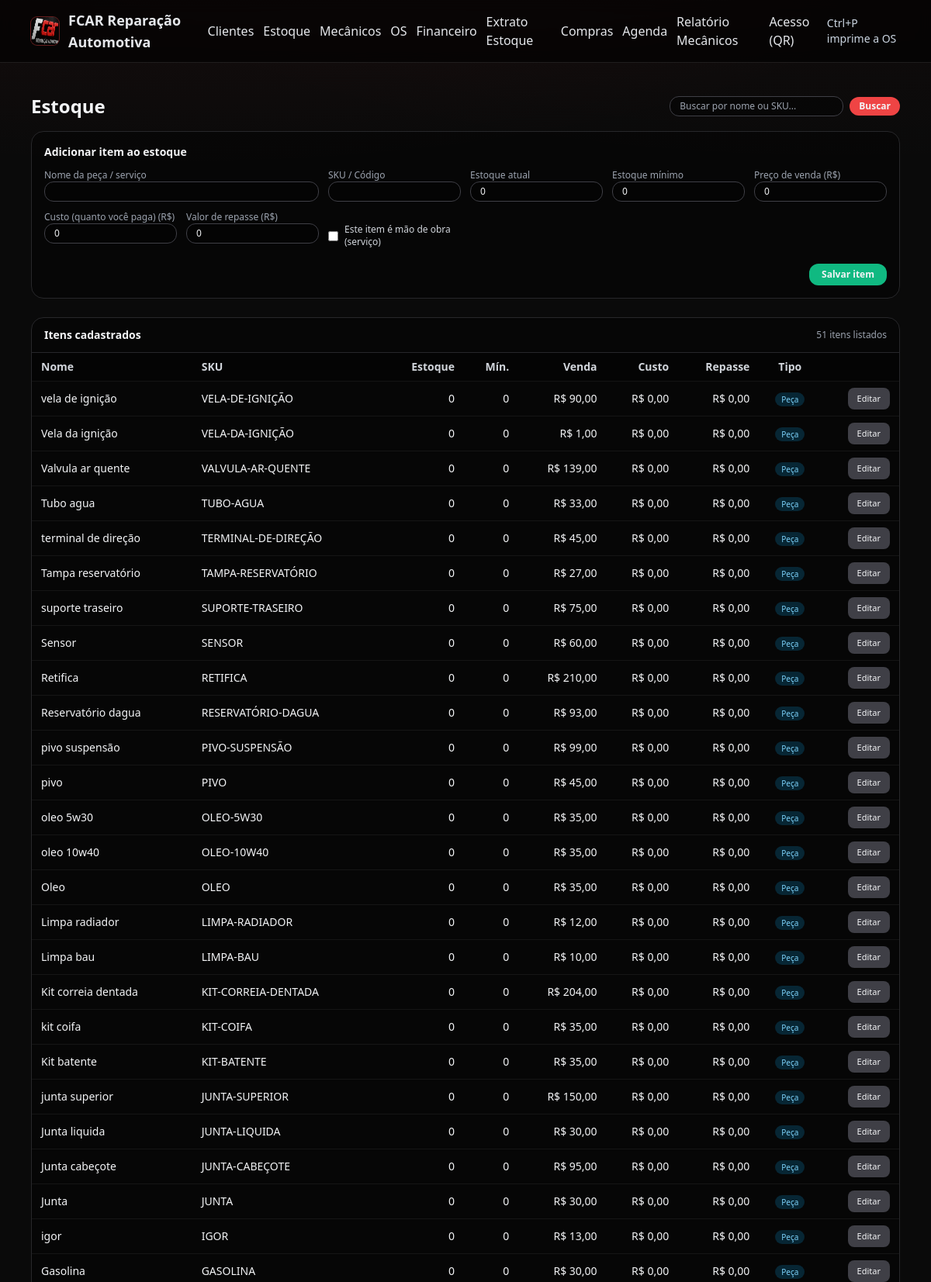
The page /estoque (upper part) on the database its author committed.
### tables this page shows
CREATE TABLE inventory(
    id INTEGER PRIMARY KEY AUTOINCREMENT,
    name TEXT NOT NULL,
    sku TEXT UNIQUE,
    stock INTEGER NOT NULL DEFAULT 0,
    min_stock INTEGER NOT NULL DEFAULT 0,
    price REAL NOT NULL DEFAULT 0,
    is_labor INTEGER NOT NULL DEFAULT 0,
    cost_price REAL NOT NULL DEFAULT 0,
    repasse_value REAL NOT NULL DEFAULT 0
);

### app.py (the view, shortened to what this page needs)
@login_required
@app.route("/estoque", methods=["GET","POST"])
def estoque():
    db = get_db()
    q = request.args.get("q","").strip()
    if q:
        rows = db.execute(
            """
            SELECT * FROM inventory
            WHERE name LIKE ? OR sku LIKE ?
            ORDER BY name
            """,
            (f"%{q}%", f"%{q}%"),
        ).fetchall()
    else:
        rows = db.execute("SELECT * FROM inventory ORDER BY id DESC LIMIT 200").fetchall()
    return render_template("estoque.html", rows=rows, q=q, title="Estoque")

### app.py (called while the page is built)
def get_db():
    db = getattr(g, "_db", None)
    if db is None:
        try:
            d = os.path.dirname(DB_PATH)
            if d:
                os.makedirs(d, exist_ok=True)
        except Exception:
            pass
        db = g._db = sqlite3.connect(DB_PATH)
        db.row_factory = sqlite3.Row
    return db

def fmt_money(v):
    return f"R$ {v:,.2f}".replace(",", "X").replace(".", ",").replace("X", ".")

@app.context_processor
def inject_flags():
    try:
        from flask import current_app
        has_acesso = ("acesso" in current_app.view_functions)
    except Exception:
        has_acesso = False
    username = session.get("username")
    return dict(has_acesso=has_acesso, username=username)

### templates/estoque.html (shortened to what this page needs)
{% extends "base.html" %}
{% block body %}
<div class="max-w-6xl mx-auto py-6 text-gray-100">
  <div class="flex items-center justify-between mb-4">
    <h1 class="text-2xl font-semibold">Estoque</h1>
    <form method="get" class="flex items-center gap-2 text-sm">
      <input type="text" name="q" placeholder="Buscar por nome ou SKU..."
             value="{{ q }}"
             class="rounded-xl bg-black/40 border border-zinc-700 px-3 py-1 text-xs w-56">
      <button type="submit"
              class="px-3 py-1 rounded-xl bg-red-500 hover:bg-red-600 text-xs font-semibold">
        Buscar
      </button>
    </form>
  </div>
  <div class="rounded-2xl bg-black/40 border border-zinc-800 p-4 mb-6 text-sm">
    <h2 class="text-sm font-semibold mb-3">Adicionar item ao estoque</h2>
    <form method="post" class="grid grid-cols-1 md:grid-cols-6 gap-3">
      <div class="md:col-span-2">
        <label class="block text-xs text-gray-400">Nome da peça / serviço</label>
        <input type="text" name="name" required
               class="w-full rounded-xl bg-black/40 border border-zinc-700 px-3 py-1 text-xs">
      </div>
      <div>
        <label class="block text-xs text-gray-400">SKU / Código</label>
        <input type="text" name="sku"
               class="w-full rounded-xl bg-black/40 border border-zinc-700 px-3 py-1 text-xs uppercase">
      </div>
      <div>
        <label class="block text-xs text-gray-400">Estoque atual</label>
        <input type="number" step="1" name="stock" value="0"
               class="w-full rounded-xl bg-black/40 border border-zinc-700 px-3 py-1 text-xs">
      </div>
      <div>
        <label class="block text-xs text-gray-400">Estoque mínimo</label>
        <input type="number" step="1" name="min_stock" value="0"
               class="w-full rounded-xl bg-black/40 border border-zinc-700 px-3 py-1 text-xs">
      </div>
      <div>
        <label class="block text-xs text-gray-400">Preço de venda (R$)</label>
        <input type="number" step="0.01" name="price" value="0"
               class="w-full rounded-xl bg-black/40 border border-zinc-700 px-3 py-1 text-xs">
      </div>
      <div>
        <label class="block text-xs text-gray-400">Custo (quanto você paga) (R$)</label>
        <input type="number" step="0.01" name="cost_price" value="0"
               class="w-full rounded-xl bg-black/40 border border-zinc-700 px-3 py-1 text-xs">
      </div>
      <div>
        <label class="block text-xs text-gray-400">Valor de repasse (R$)</label>
        <input type="number" step="0.01" name="repasse_value" value="0"
               class="w-full rounded-xl bg-black/40 border border-zinc-700 px-3 py-1 text-xs">
      </div>
      <div class="flex items-center gap-2 mt-4">
        <input id="is_labor" type="checkbox" value="1" name="is_labor"
               class="rounded border-zinc-600 bg-black/40">
        <label for="is_labor" class="text-xs text-gray-300">
          Este item é mão de obra (serviço)
        </label>
      </div>
      <div class="md:col-span-6 flex justify-end mt-2">
        <button type="submit"
                class="px-4 py-1.5 rounded-xl bg-emerald-500 hover:bg-emerald-600 text-xs font-semibold">
          Salvar item
        </button>
      </div>
    </form>
  </div>
  <div class="rounded-2xl bg-black/40 border border-zinc-800 overflow-hidden">
    <div class="px-4 py-3 border-b border-zinc-800 flex items-center justify-between text-sm">
      <span class="font-semibold">Itens cadastrados</span>
      <span class="text-xs text-gray-400">{{ rows|length }} itens listados</span>
    </div>
    <div class="overflow-x-auto">
      <table class="min-w-full text-xs md:text-sm">
        <thead class="bg-black/40 text-gray-300">
          <tr>
            <th class="px-3 py-2 text-left">Nome</th>
            <th class="px-3 py-2 text-left">SKU</th>
            <th class="px-3 py-2 text-right">Estoque</th>
            <th class="px-3 py-2 text-right">Mín.</th>
            <th class="px-3 py-2 text-right">Venda</th>
            <th class="px-3 py-2 text-right">Custo</th>
            <th class="px-3 py-2 text-right">Repasse</th>
            <th class="px-3 py-2 text-center">Tipo</th>
            <th class="px-3 py-2 text-right"></th>
          </tr>
        </thead>
        <tbody>
          {% for r in rows %}
          <tr class="border-t border-zinc-800 hover:bg-black/40">
            <td class="px-3 py-2">{{ r.name }}</td>
            <td class="px-3 py-2">{{ r.sku or '-' }}</td>
            <td class="px-3 py-2 text-right">{{ r.stock }}</td>
            <td class="px-3 py-2 text-right">{{ r.min_stock }}</td>
            <td class="px-3 py-2 text-right">{{ r.price|money }}</td>
            <td class="px-3 py-2 text-right">{{ (r.cost_price or 0)|money }}</td>
            <td class="px-3 py-2 text-right">{{ (r.repasse_value or 0)|money }}</td>
            <td class="px-3 py-2 text-center">
              {% if r.is_labor %}
                <span class="px-2 py-0.5 rounded-full bg-amber-500/20 text-amber-300 text-[10px]">
                  Mão de obra
                </span>
              {% else %}
                <span class="px-2 py-0.5 rounded-full bg-sky-500/20 text-sky-300 text-[10px]">
                  Peça
                </span>
              {% endif %}
            </td>
            <td class="px-3 py-2 text-right">
              <a href="{{ url_for('estoque_editar', item_id=r.id) }}"
                 class="inline-flex items-center px-3 py-1 rounded-lg bg-zinc-700 hover:bg-zinc-600 text-[11px]">
                Editar
              </a>
            </td>
          </tr>
          {% endfor %}
        </tbody>
      </table>
    </div>
  </div>
</div>
{% endblock %}

### templates/base.html (style rules this page uses)
:root { --brand:#ef4444; --brand-600:#dc2626; --ink:#e5e7eb; --muted:#cbd5e1; }
body { background: radial-gradient(1200px 500px at 20% -10%, rgba(239,68,68,0.10), transparent), radial-gradient(1200px 500px at 90% -10%, rgba(239,68,68,0.06), transparent), #0a0a0a; color: var(--ink); }
a { color:#fecaca; }
table { width:100%; border-collapse: collapse; }
th, td { padding: 10px; border-bottom: 1px solid rgba(255,255,255,0.06); }

### rows shown on the page
inventory: name "vela de ignição", sku "VELA-DE-IGNIÇÃO", stock "0", min_stock "0", price "R$ 90,00", cost_price "R$ 0,00", repasse_value "R$ 0,00", is_labor "Peça"
inventory: name "Vela da ignição", sku "VELA-DA-IGNIÇÃO", stock "0", min_stock "0", price "R$ 1,00", cost_price "R$ 0,00", repasse_value "R$ 0,00", is_labor "Peça"
inventory: name "Valvula ar quente", sku "VALVULA-AR-QUENTE", stock "0", min_stock "0", price "R$ 139,00", cost_price "R$ 0,00", repasse_value "R$ 0,00", is_labor "Peça"
inventory: name "Tubo agua", sku "TUBO-AGUA", stock "0", min_stock "0", price "R$ 33,00", cost_price "R$ 0,00", repasse_value "R$ 0,00", is_labor "Peça"
inventory: name "terminal de direção", sku "TERMINAL-DE-DIREÇÃO", stock "0", min_stock "0", price "R$ 45,00", cost_price "R$ 0,00", repasse_value "R$ 0,00", is_labor "Peça"
inventory: name "Tampa reservatório", sku "TAMPA-RESERVATÓRIO", stock "0", min_stock "0", price "R$ 27,00", cost_price "R$ 0,00", repasse_value "R$ 0,00", is_labor "Peça"
inventory: name "suporte traseiro", sku "SUPORTE-TRASEIRO", stock "0", min_stock "0", price "R$ 75,00", cost_price "R$ 0,00", repasse_value "R$ 0,00", is_labor "Peça"
inventory: name "Sensor", sku "SENSOR", stock "0", min_stock "0", price "R$ 60,00", cost_price "R$ 0,00", repasse_value "R$ 0,00", is_labor "Peça"
inventory: name "Retifica", sku "RETIFICA", stock "0", min_stock "0", price "R$ 210,00", cost_price "R$ 0,00", repasse_value "R$ 0,00", is_labor "Peça"
inventory: name "Reservatório dagua", sku "RESERVATÓRIO-DAGUA", stock "0", min_stock "0", price "R$ 93,00", cost_price "R$ 0,00", repasse_value "R$ 0,00", is_labor "Peça"
inventory: name "pivo suspensão", sku "PIVO-SUSPENSÃO", stock "0", min_stock "0", price "R$ 99,00", cost_price "R$ 0,00", repasse_value "R$ 0,00", is_labor "Peça"
inventory: name "pivo", sku "PIVO", stock "0", min_stock "0", price "R$ 45,00", cost_price "R$ 0,00", repasse_value "R$ 0,00", is_labor "Peça"
inventory: name "oleo 5w30", sku "OLEO-5W30", stock "0", min_stock "0", price "R$ 35,00", cost_price "R$ 0,00", repasse_value "R$ 0,00", is_labor "Peça"
inventory: name "oleo 10w40", sku "OLEO-10W40", stock "0", min_stock "0", price "R$ 35,00", cost_price "R$ 0,00", repasse_value "R$ 0,00", is_labor "Peça"
inventory: name "Oleo", sku "OLEO", stock "0", min_stock "0", price "R$ 35,00", cost_price "R$ 0,00", repasse_value "R$ 0,00", is_labor "Peça"
inventory: name "Limpa radiador", sku "LIMPA-RADIADOR", stock "0", min_stock "0", price "R$ 12,00", cost_price "R$ 0,00", repasse_value "R$ 0,00", is_labor "Peça"
inventory: name "Limpa bau", sku "LIMPA-BAU", stock "0", min_stock "0", price "R$ 10,00", cost_price "R$ 0,00", repasse_value "R$ 0,00", is_labor "Peça"
inventory: name "Kit correia dentada", sku "KIT-CORREIA-DENTADA", stock "0", min_stock "0", price "R$ 204,00", cost_price "R$ 0,00", repasse_value "R$ 0,00", is_labor "Peça"
inventory: name "kit coifa", sku "KIT-COIFA", stock "0", min_stock "0", price "R$ 35,00", cost_price "R$ 0,00", repasse_value "R$ 0,00", is_labor "Peça"
inventory: name "Kit batente", sku "KIT-BATENTE", stock "0", min_stock "0", price "R$ 35,00", cost_price "R$ 0,00", repasse_value "R$ 0,00", is_labor "Peça"
inventory: name "junta superior", sku "JUNTA-SUPERIOR", stock "0", min_stock "0", price "R$ 150,00", cost_price "R$ 0,00", repasse_value "R$ 0,00", is_labor "Peça"
inventory: name "Junta liquida", sku "JUNTA-LIQUIDA", stock "0", min_stock "0", price "R$ 30,00", cost_price "R$ 0,00", repasse_value "R$ 0,00", is_labor "Peça"
inventory: name "Junta cabeçote", sku "JUNTA-CABEÇOTE", stock "0", min_stock "0", price "R$ 95,00", cost_price "R$ 0,00", repasse_value "R$ 0,00", is_labor "Peça"
inventory: name "Junta", sku "JUNTA", stock "0", min_stock "0", price "R$ 30,00", cost_price "R$ 0,00", repasse_value "R$ 0,00", is_labor "Peça"
inventory: name "igor", sku "IGOR", stock "0", min_stock "0", price "R$ 13,00", cost_price "R$ 0,00", repasse_value "R$ 0,00", is_labor "Peça"
inventory: name "Gasolina", sku "GASOLINA", stock "0", min_stock "0", price "R$ 30,00", cost_price "R$ 0,00", repasse_value "R$ 0,00", is_labor "Peça"

### other values the page prints
{{ rows|length }} "51"
